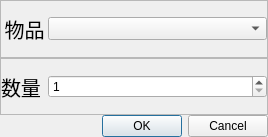
<?xml version="1.0" encoding="UTF-8"?>
<ui version="4.0">
 <class>Dialog</class>
 <widget class="QDialog" name="Dialog">
  <property name="geometry">
   <rect>
    <x>0</x>
    <y>0</y>
    <width>268</width>
    <height>137</height>
   </rect>
  </property>
  <property name="windowTitle">
   <string>添加规划</string>
  </property>
  <layout class="QVBoxLayout" name="verticalLayout">
   <property name="spacing">
    <number>0</number>
   </property>
   <property name="leftMargin">
    <number>0</number>
   </property>
   <property name="topMargin">
    <number>0</number>
   </property>
   <property name="rightMargin">
    <number>0</number>
   </property>
   <property name="bottomMargin">
    <number>0</number>
   </property>
   <item>
    <widget class="QFrame" name="frame">
     <property name="frameShape">
      <enum>QFrame::StyledPanel</enum>
     </property>
     <property name="frameShadow">
      <enum>QFrame::Raised</enum>
     </property>
     <layout class="QHBoxLayout" name="horizontalLayout">
      <property name="spacing">
       <number>0</number>
      </property>
      <property name="sizeConstraint">
       <enum>QLayout::SetMinimumSize</enum>
      </property>
      <property name="leftMargin">
       <number>0</number>
      </property>
      <property name="topMargin">
       <number>0</number>
      </property>
      <property name="rightMargin">
       <number>0</number>
      </property>
      <property name="bottomMargin">
       <number>0</number>
      </property>
      <item>
       <widget class="QLabel" name="label">
        <property name="minimumSize">
         <size>
          <width>0</width>
          <height>0</height>
         </size>
        </property>
        <property name="maximumSize">
         <size>
          <width>47</width>
          <height>16777215</height>
         </size>
        </property>
        <property name="font">
         <font>
          <pointsize>15</pointsize>
         </font>
        </property>
        <property name="layoutDirection">
         <enum>Qt::LeftToRight</enum>
        </property>
        <property name="text">
         <string>物品</string>
        </property>
        <property name="textFormat">
         <enum>Qt::AutoText</enum>
        </property>
        <property name="alignment">
         <set>Qt::AlignCenter</set>
        </property>
       </widget>
      </item>
      <item>
       <widget class="QComboBox" name="item_name">
        <property name="minimumSize">
         <size>
          <width>0</width>
          <height>0</height>
         </size>
        </property>
        <property name="font">
         <font>
          <pointsize>10</pointsize>
         </font>
        </property>
       </widget>
      </item>
     </layout>
    </widget>
   </item>
   <item>
    <widget class="QFrame" name="frame_2">
     <property name="frameShape">
      <enum>QFrame::StyledPanel</enum>
     </property>
     <property name="frameShadow">
      <enum>QFrame::Raised</enum>
     </property>
     <layout class="QHBoxLayout" name="horizontalLayout_2">
      <property name="spacing">
       <number>0</number>
      </property>
      <property name="leftMargin">
       <number>0</number>
      </property>
      <property name="topMargin">
       <number>0</number>
      </property>
      <property name="rightMargin">
       <number>0</number>
      </property>
      <property name="bottomMargin">
       <number>0</number>
      </property>
      <item>
       <widget class="QLabel" name="label_2">
        <property name="maximumSize">
         <size>
          <width>47</width>
          <height>16777215</height>
         </size>
        </property>
        <property name="font">
         <font>
          <pointsize>15</pointsize>
         </font>
        </property>
        <property name="text">
         <string>数量</string>
        </property>
       </widget>
      </item>
      <item>
       <widget class="QSpinBox" name="count">
        <property name="minimum">
         <number>1</number>
        </property>
        <property name="maximum">
         <number>9999</number>
        </property>
       </widget>
      </item>
     </layout>
    </widget>
   </item>
   <item>
    <widget class="QDialogButtonBox" name="buttonBox">
     <property name="standardButtons">
      <set>QDialogButtonBox::Cancel|QDialogButtonBox::Ok</set>
     </property>
    </widget>
   </item>
  </layout>
 </widget>
 <resources/>
 <connections>
  <connection>
   <sender>buttonBox</sender>
   <signal>accepted()</signal>
   <receiver>Dialog</receiver>
   <slot>accept()</slot>
   <hints>
    <hint type="sourcelabel">
     <x>133</x>
     <y>125</y>
    </hint>
    <hint type="destinationlabel">
     <x>133</x>
     <y>68</y>
    </hint>
   </hints>
  </connection>
  <connection>
   <sender>buttonBox</sender>
   <signal>rejected()</signal>
   <receiver>Dialog</receiver>
   <slot>reject()</slot>
   <hints>
    <hint type="sourcelabel">
     <x>133</x>
     <y>125</y>
    </hint>
    <hint type="destinationlabel">
     <x>133</x>
     <y>68</y>
    </hint>
   </hints>
  </connection>
 </connections>
</ui>
